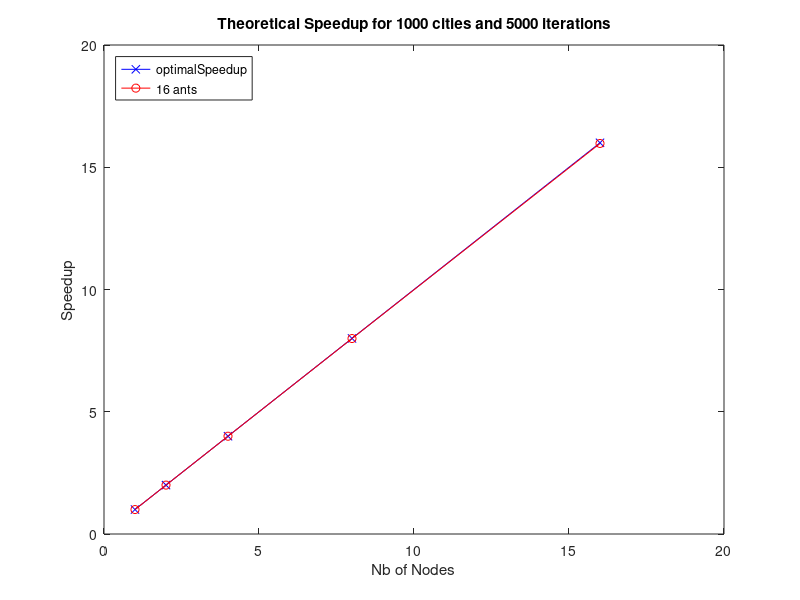

This chart was generated by the following MATLAB code:
tinit = 0.139912000000000;
tcomputation = 0.021076000000000;
tmerge = 9.000000000000000e-06;
tsend = 3.0518e-08; % Time to send one integer
internal = 50;
external = 100;
nants = [1 2 4 8 16];
nodes = [1 2 4 8 16];
ncities = 1000;
result = [];
serial = [];

% for i = 5:size(nants,2)
i = 5
    for j = 1:size(nodes,2)
        result(j,i) = tinit + ncities * tsend + external * (internal * (ceil(nants(i)/nodes(j)) * tcomputation) + nodes(j) * ncities * tsend + tmerge) + tmerge; 
    end
% end

for i = 1:size(nodes,2)
    serial(i) = tinit + external * internal * (nants(5) * tcomputation + tmerge) %result(1,5) / nodes(i)
end

disp(result)

base = result(:,1);

optimalSpeedup = nodes
% speedup2 = base ./ result(:,2)
% speedup4 = base ./ result(:,3)
% speedup8 = base ./ result(:,4)
speedup16 = serial' ./ result(:,5)
% speedup32 = base ./ result(6,:)
% speedup64 = base ./ result(7,:)

figure
plot(nodes,optimalSpeedup,'b-x',nodes,speedup16,'r-o')%nodes,speedup32,nodes,speedup64)
legend('optimalSpeedup', '16 ants', 'Location', 'northwest')
title('Theoretical Speedup for 1000 cities and 5000 iterations')
xlabel('Nb of Nodes')
ylabel('Speedup')